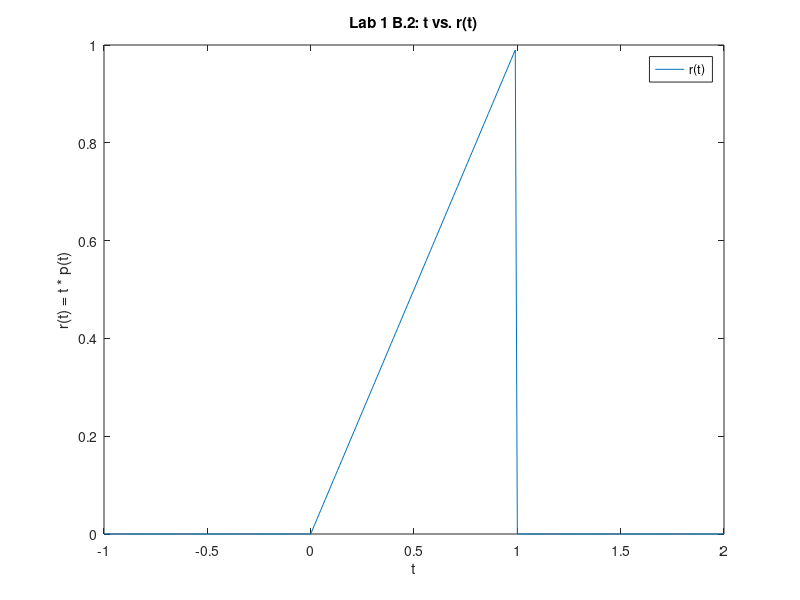
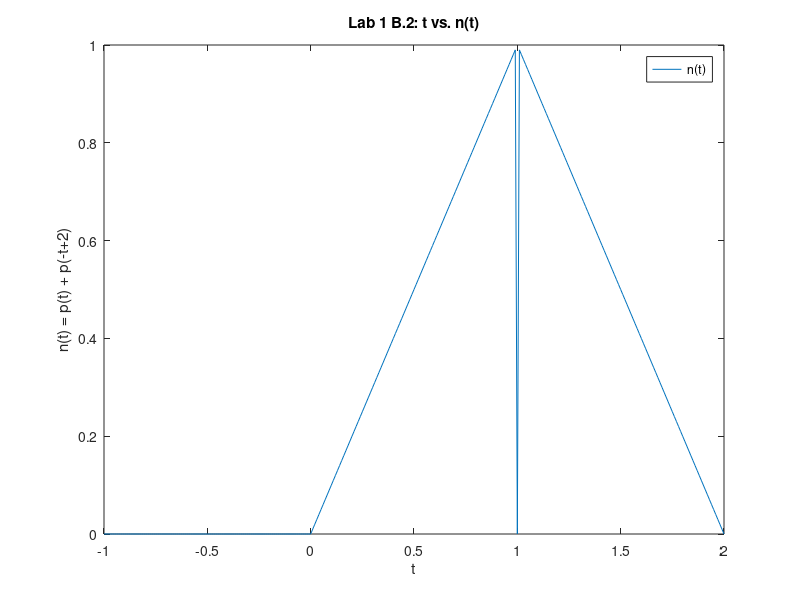

Reproduce these figures in MATLAB, in order.
% Pre-run clearing
clc;   %Clear command window
clf;   %Clear figure window
clear; %Clear variables from RAM

% From Lab1_B1.m
p = @(t) 1.0.*((t>=0)&(t<1));

% Defining r(t) = t*p(t)
r = @(t) t.*p(t);

% Defining n(t) = r(t) + r(-t + 2)
n = @(t) r(t) + r(-t + 2);

%
% First window, 
%
figure (1); 

% Set t (x-axis) to go from -1 to 2, inclusively, with a step of 0.01
t = (-1:0.01:2); 

plot(t, r(t));

% Set labels
xlabel('t'); 
ylabel('r(t) = t * p(t)');
title('Lab 1 B.2: t vs. r(t)');
legend('r(t)')

%
% Second window, 
%
figure (2); 

% Set t (x-axis) to go from -1 to 2, inclusively, with a step of 0.01
t = (-1:0.01:2); 

plot(t, n(t));

% Set labels
xlabel('t'); 
ylabel('n(t) = p(t) + p(-t+2)');
title('Lab 1 B.2: t vs. n(t)');
legend('n(t)')

